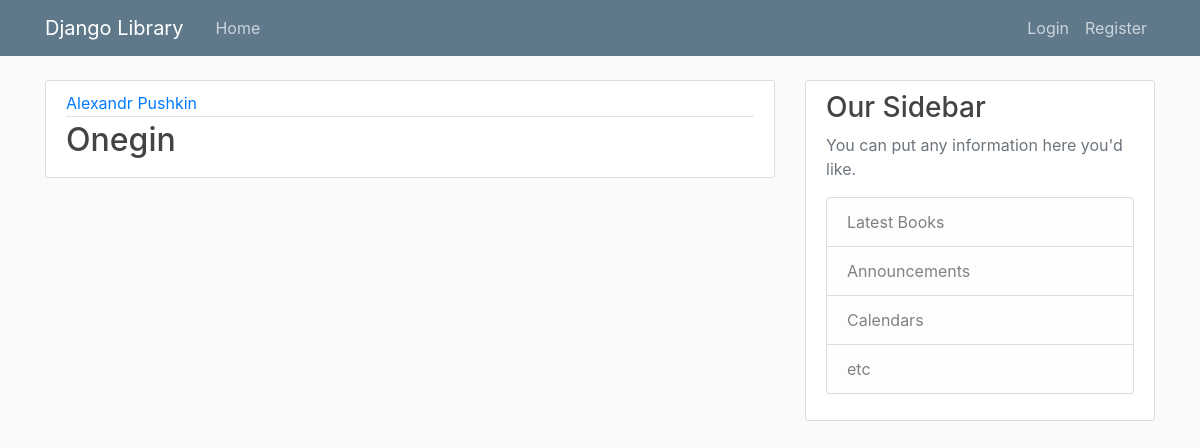
/book/7, run on an earlier commit of the app's database.
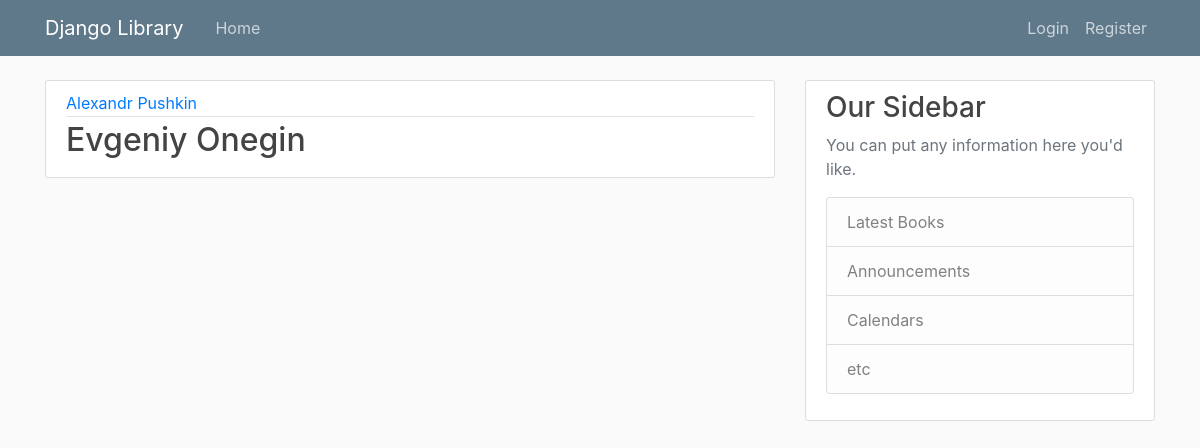
And on a later commit of the database.
### library/models.py (models this page shows, shortened)
class Book(models.Model):
    title = models.CharField(max_length=100)
    author = models.ForeignKey(Author, on_delete=models.CASCADE)

class Author(models.Model):
    first_name = models.CharField(max_length=30)
    second_name = models.CharField(max_length=30)
    def __str__(self):
        return self.first_name + ' ' + self.second_name

### library/views.py (the view)
# urls.py: path('book/<int:pk>', BookDetailView.as_view(), name='book-detail'),
class BookDetailView(DetailView):
    model = Book

### library/templates/library/book_detail.html
{% extends "library/base.html" %}
{% block content %}
  <article class="media content-section">
    <div class="media-body">
      <div class="article-metadata">
        <a class="mr-2" href="#">{{book.author}}</a>
      </div>
      <h2 class="article-title">{{ book.title }}</h2>
    </div>
  </article>
{% endblock content %}

What changed in the data, as far as the page shows it:
changed Book "Alexandr Pushkin": title "Onegin" → "Evgeniy Onegin"
